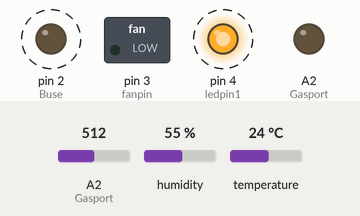
The sketch below on a simulated Arduino Uno, built with avr-gcc and run on an emulated ATmega328P. Parts: switched loads named in the sketch (green lamp = pin HIGH), output pins drawn as LEDs (lit = HIGH). Dashed ring = blinking. The test bench sets the inputs (shaded band); at power-on: A2 (Gasport) = 512, humidity 55 %, temperature 24 °C.

Above: at 4.2 s.
5.3 s: A2 (Gasport) set to 55
11.1 s: A2 (Gasport) set to 47
At 11.7 s:
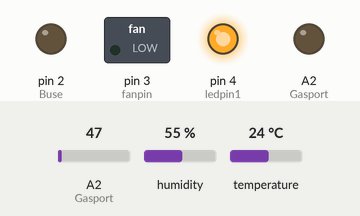
12.6 s: humidity set to 43 %
14.1 s: humidity set to 40 %
At 16.0 s:
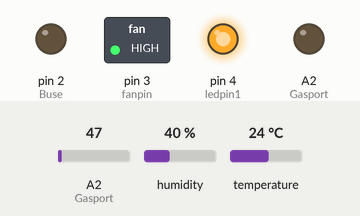
16.4 s: humidity set to 68 %
At 17.6 s:
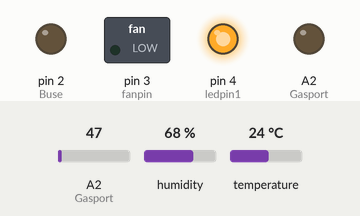
18.4 s: humidity set to 22 %
At 19.3 s:
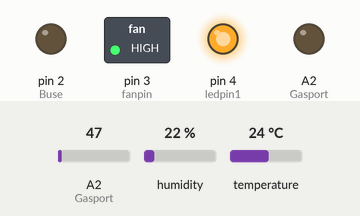
Timing chart, 0 to 21.4 s (numbered marks = the images above; inputs shaded):
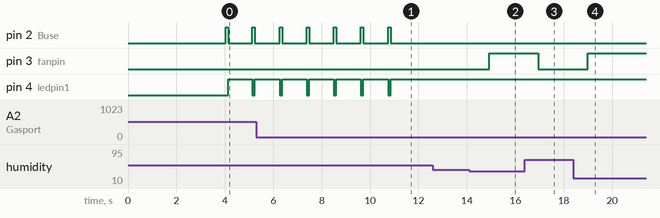

The sketch:

project.ino
```cpp
#include <SoftwareSerial.h>
#include <DHT.h>
#define Buse 2
#define fanpin 3
#define ledpin1 4
#define ledpin2 5
#define RxD 6
#define TxD 7
#define DHTport A0
#define Gasport A2

DHT myDHT(DHTport,DHT11);
SoftwareSerial bt(RxD,TxD);

void setup()
{
  pinMode(Buse, OUTPUT);
  pinMode(Gasport, OUTPUT);
  pinMode(fanpin, OUTPUT);
  pinMode(ledpin1, OUTPUT);
  Serial.begin(9600);
  bt.begin(38400);
  myDHT.begin();
  bt.print("\r\n+STWMOD=0\r\n");
  delay(2000);
  bt.print("\r\n+INQ=1\r\n");
  delay(2000);
  bt.flush();
}

void loop()
{
  float tempa = myDHT.readTemperature();
  float Humia = myDHT.readHumidity();
  float gas = analogRead(Gasport);

  bt.print("Value" + String(tempa));
  bt.print(String(Humia));

  if (tempa > 25 ||Humia > 41 || gas > 50)
  {
    digitalWrite(fanpin, LOW);
  }
  else{
    digitalWrite(fanpin, HIGH);
  }

  if (gas <50){
    bt.print("정상");
  }
  if (gas >50){
    bt.print("위험");
    digitalWrite(Buse, HIGH);
    digitalWrite(ledpin1, LOW);
    delay(100);
    digitalWrite(Buse, LOW);
    digitalWrite(ledpin1, HIGH);
  }

  //Serial.println("온도" + String(tempa));
  //Serial.println("습도" + String(Humia));
  //Serial.println("가스" + String(gas));
  delay(1000);
}
```

Measured:
- the behaviour switches between 51 and 50 on A2 (Gasport) (found by bisection; images 0 and 1)
- the behaviour switches between 42 and 41 % on humidity (found by bisection; images 1 and 2)
- after the input at 11.1 s, pin 2 (Buse): stays LOW (without the input it goes to HIGH after 0.75 s); pin 4 (ledpin1): stays HIGH (without the input it goes to LOW after 0.75 s)
- after the input at 12.6 s, every drawn part: stays the same
- after the input at 14.1 s, pin 3 (fanpin): LOW → HIGH after 0.82 s
- after the input at 16.4 s, pin 3 (fanpin): HIGH → LOW after 0.55 s
- after the input at 18.4 s, pin 3 (fanpin): LOW → HIGH after 0.59 s
- by itself, pin 2 (Buse): alternates HIGH for 0.10 s and LOW for 1.0 s
- by itself, pin 4 (ledpin1): alternates HIGH for 1.0 s and LOW for 0.10 s
